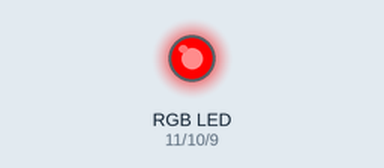
Recording of a sketch running on a simulated Arduino Uno, built with avr-gcc and run on an emulated ATmega328P. On the bench: an RGB LED mixed from three pins (HIGH = lit).

Above: at 0.05 s.
At 1.95 s:
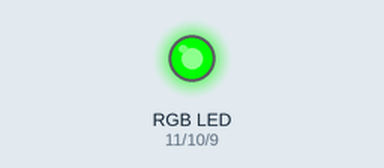
At 2.95 s:
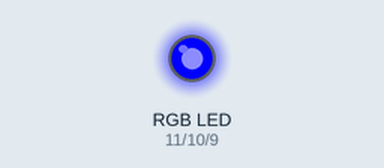
At 3.95 s:
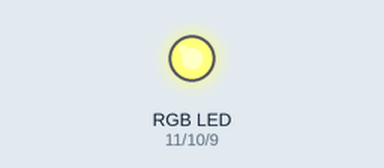
At 5.95 s:
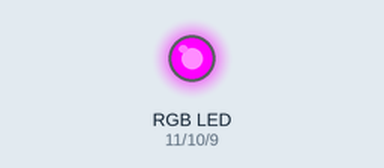
At 7.95 s:
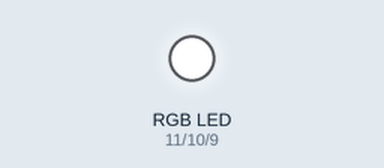
Timing chart, 0 to 10.4 s (numbered marks = the images above):
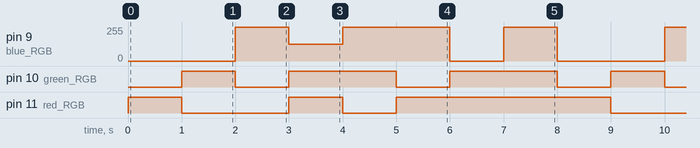

Measured:
- by itself, pin 9 (blue_RGB): repeats every 8.0 s: 125/255 1.0 s, 255/255 2.0 s, 0/255 1.0 s, 255/255 1.0 s, 0/255 2.0 s, 255/255 1.0 s
- by itself, pin 10 (green_RGB): repeats every 8.0 s: 2 × (LOW 1.0 s, HIGH 2.0 s), LOW 1.0 s, HIGH 1.0 s
- by itself, pin 11 (red_RGB): repeats every 8.0 s: LOW 2.0 s, HIGH 1.0 s, LOW 1.0 s, HIGH 4.0 s

The sketch:

08_-_Lampu_Tidur_Pelangi.ino
```cpp
int red_RGB = 11;
int green_RGB = 10;
int blue_RGB = 9;

void setup() {
  pinMode(red_RGB, OUTPUT);
  pinMode(green_RGB, OUTPUT);
  pinMode(blue_RGB, OUTPUT);
}

void loop() {
  RGB_color(255, 0, 0); // Red
  delay(1000);
  RGB_color(0, 255, 0); // Green
  delay(1000);
  RGB_color(0, 0, 255); // Blue
  delay(1000);
  RGB_color(255, 255, 125); // Raspberry
  delay(1000);
  RGB_color(0, 255, 255); // Cyan
  delay(1000);
  RGB_color(255, 0, 255); // Magenta
  delay(1000);
  RGB_color(255, 255, 0); // Yellow
  delay(1000);
  RGB_color(255, 255, 255); // White
  delay(1000);
}

void RGB_color(int nilaiRed, int nilaiGreen, int nilaiBlue)
 {
  analogWrite(red_RGB, nilaiRed);
  analogWrite(green_RGB, nilaiGreen);
  analogWrite(blue_RGB, nilaiBlue);
}
```
